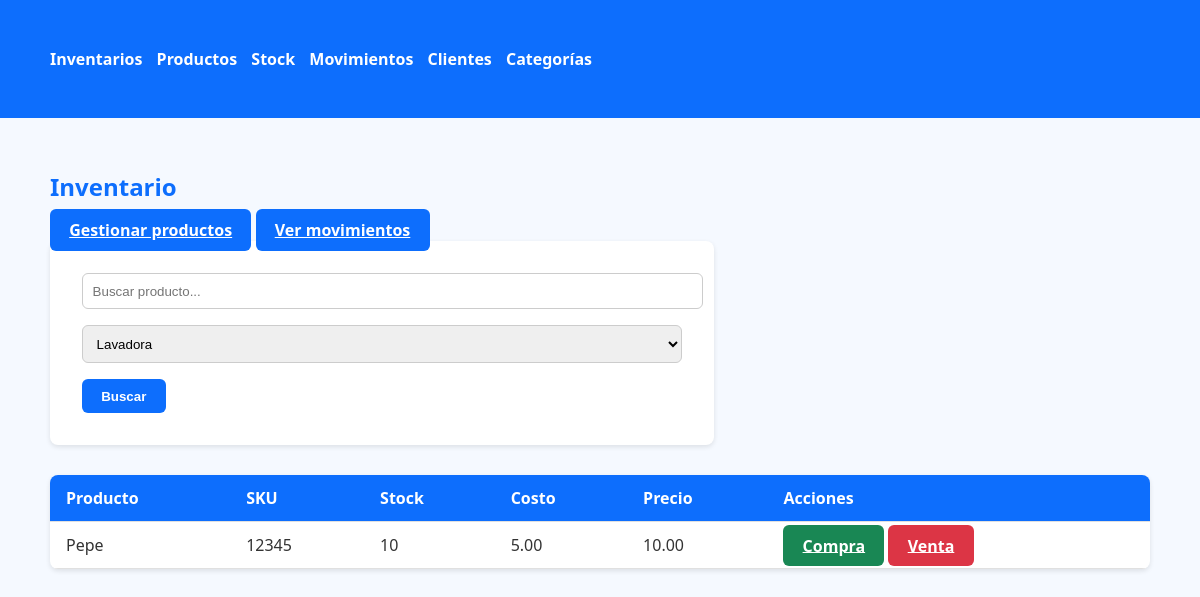
Page /inventory?category_id=1 on the committed database.
### app.py (models this page shows, shortened)
class Product(db.Model):
    id = db.Column(db.Integer, primary_key=True)
    name = db.Column(db.String(100), nullable=False)
    sku = db.Column(db.String(50), unique=True, nullable=True)
    stock = db.Column(db.Integer, default=0)
    cost = db.Column(db.Float, default=0)   # costo unitario
    price = db.Column(db.Float, default=0)  # precio unitario
    created_at = db.Column(db.DateTime, default=datetime.utcnow)
    category_id = db.Column(db.Integer, db.ForeignKey('category.id'), nullable=True)
    category = db.relationship('Category', backref='products')

### app.py (the view)
@app.route('/inventory')
def inventory():
    search = request.args.get('search', '').strip()
    category_id = request.args.get('category_id', type=int)
    query = Product.query
    if search:
        query = query.filter(Product.name.ilike(f"%{search}%"))
    if category_id:
        query = query.filter(Product.category_id == category_id)
    products = query.order_by(Product.name).all()
    categories = Category.query.order_by(Category.name).all()
    return render_template('inventory.html',
                           products=products,
                           categories=categories,
                           search=search,
                           category_id=category_id)

### templates/inventory.html (shortened to what this page needs)
{% extends 'base.html' %}
{% block content %}
<div class="d-flex justify-content-between align-items-center mb-3">
  <h2>Inventario</h2>
  <div>
    <a class="btn btn-primary mb-3" href="{{ url_for('products') }}">Gestionar productos</a>
    <a class="btn btn-primary mb-3" href="{{ url_for('movements') }}">Ver movimientos</a>
  </div>
</div>
<form method="get" class="mb-3">
  <div class="row g-2">
    <div class="col-md-6">
      <input type="text" name="search" class="form-control"
             placeholder="Buscar producto..." value="{{ search }}">
    </div>
    <div class="col-md-4">
      <select name="category_id" class="form-select">
        {% for cat in categories %}
          <option value="{{ cat.id }}" {% if category_id and category_id == cat.id %}selected{% endif %}>
            {{ cat.name }}
          </option>
        {% endfor %}
      </select>
    </div>
    <div class="col-md-2 d-grid">
      <button type="submit" class="btn btn-primary">Buscar</button>
    </div>
  </div>
</form>
<table class="table table-bordered">
  <thead>
    <tr>
      <th>Producto</th>
      <th>SKU</th>
      <th>Stock</th>
      <th>Costo</th>
      <th>Precio</th>
      <th>Acciones</th>
    </tr>
  </thead>
  <tbody>
    {% for p in products %}
    <tr>
      <td>{{ p.name }}</td>
      <td>{{ p.sku or '' }}</td>
      <td>{{ p.stock }}</td>
      <td>{{ "%.2f"|format(p.cost) }}</td>
      <td>{{ "%.2f"|format(p.price) }}</td>
      <td>
        <a class="btn btn-sm btn-success" href="{{ url_for('new_purchase') }}">Compra</a>
        <a class="btn btn-sm btn-danger" href="{{ url_for('new_sale') }}">Venta</a>
      </td>
    </tr>
    {% endfor %}
  </tbody>
</table>
{% endblock %}

### static/styles/style.css (style rules this page uses)
body { font-family: "Segoe UI", Tahoma, sans-serif; margin: 0; padding: 0; background-color: #f5f9ff; color: #333; }
h1, h2, h3 { color: #0d6efd; margin-bottom: 1rem; }
table { width: 100%; border-collapse: collapse; margin-bottom: 2rem; background: white; border-radius: 8px; overflow: hidden; box-shadow: 0 2px 5px rgba(0,0,0,0.1); margin-top: 30px; }
th, td { padding: 0.75rem 1rem; border-bottom: 1px solid #e0e0e0; text-align: left; }
th { background-color: #0d6efd; color: white; }
form { background: white; padding: 2rem; border-radius: 8px; box-shadow: 0 2px 5px rgba(0,0,0,0.1); max-width: 600px; }
input, select { width: 100%; padding: 0.6rem; margin-bottom: 1rem; border: 1px solid #ccc; border-radius: 6px; }
.btn { padding: 0.6rem 1.2rem; border: none; border-radius: 6px; cursor: pointer; font-weight: bold; }
.btn-primary { background-color: #0d6efd; color: white; }
.btn-danger { background-color: #dc3545; color: white; }
.btn-success { background-color: #198754; color: white; }

### rows in the picture
Product: name "Pepe", sku "12345", stock "10", cost "5.00", price "10.00"

### other values in the picture
form field category_id "Lavadora"
